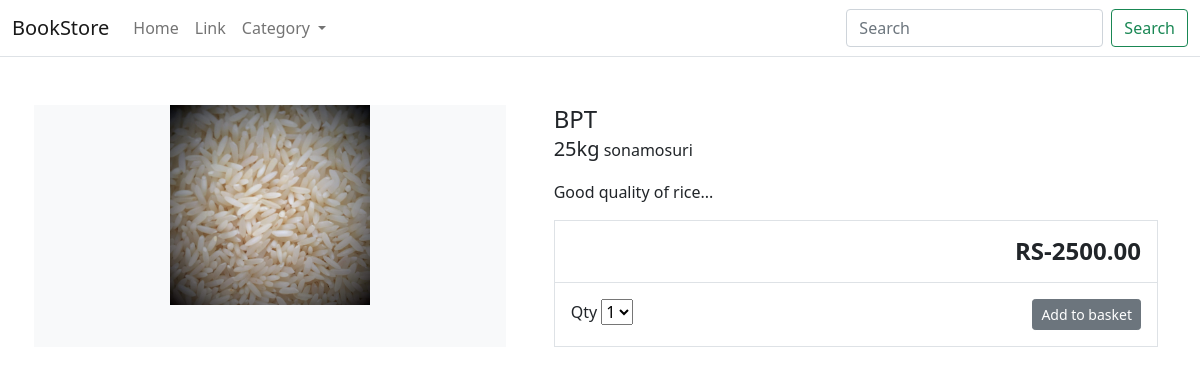
The app's page /item/bpt/ with its own data.
### store/models.py (models this page shows, shortened)
class Product(models.Model):
    category = models.ForeignKey(Category, related_name='product', on_delete=models.CASCADE)
    created_by = models.ForeignKey(User, on_delete=models.CASCADE, related_name='product_creator')
    title = models.CharField(max_length=255)
    variety = models.CharField(max_length=255)
    weight = models.CharField(max_length=50)
    description = models.TextField(blank=True)
    image = models.ImageField(upload_to='images/', default='images/default.png')
    slug = models.SlugField(max_length=255)
    price = models.DecimalField(decimal_places=2, max_digits=8, default=1)
    discont_price = models.DecimalField(decimal_places=2, max_digits=8, default=1)
    in_stock = models.BooleanField(default=True)
    is_active = models.BooleanField(default=True)
    created = models.DateTimeField(auto_now_add=True)
    updated = models.DateTimeField(auto_now=True)
    class Meta:
        verbose_name_plural = 'Products'
        ordering = ('-created',)

### store/views.py (the view)
# urls.py: path('item/<slug:slug>/', views.product_detail, name='product_detail'),
def product_detail(request, slug):
    product = get_object_or_404(Product, slug=slug, in_stock=True)
    return render(request, 'store/products/detail.html', {'product': product})

### store/models.py (called while the page is built)
    def get_absolute_url(self):
        return reverse('store:category_list', args=[self.slug])

### store/views.py (called while the page is built)
def categories(request):
    return {
        'categories': Category.objects.all()
    }

### templates/store/products/detail.html (shortened to what this page needs)
{% extends "store/base.html" %}
{% load static %}
{% block content %}
<div class="container">
    <main class="pt-5">
        <div class="row g-3">
            <div class="col-md-5 col-lg-5 order-md-first bg-light">
                <img class="img-fluid mx-auto d-block" width="200px" alt="Responsive image" src="{{ product.image.url }}">
            </div>
            <div class="col-md-7 col-lg-7 ps-md-3 ps-lg-5">
                <h1 class="mb-0 h4">{{ product.title }}</h1>
                <p><span class="lead">{{ product.weight }}</span> {{product.variety}}</p>
                <p>{{ product.description|slice:":355" }}...</p>
                <div class="border">
                    <div class="col border-bottom">
                        <div class="row p-3">
                            <div class="col-6"></div>
                            <div class="col-6 text-end"><span class="h4 fw-bold">RS-{{product.discont_price }}</span></div>
                        </div>
                    </div>
                    <div class="col">
                        <div class="row p-3">
                            <div class="col-6">
                                <label for="select">Qty</label>
                                <select id="select">
                                    <option value="">1</option>
                                </select>
                            </div>
                            <div class="col-6 text-end"><button type="button" class="btn btn-secondary btn-sm">Add to
                                    basket</button></div>
                        </div>
                    </div>
                </div>
            </div>
        </div>
    </main>
</div>
{% endblock %}

### records on screen
Product: image (picture), title "BPT", weight "25kg", variety "sonamosuri", description "Good quality of rice", discont_price "2500.00"
